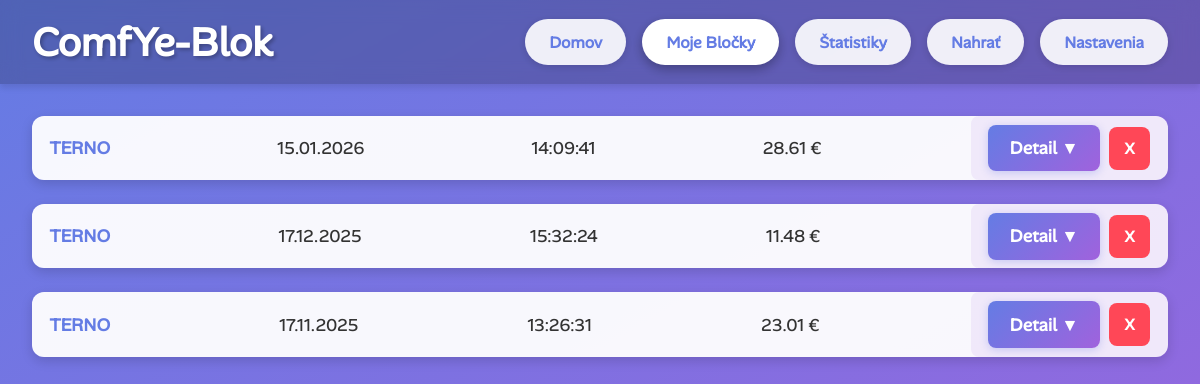
The app's page /moje_blocky, older data.
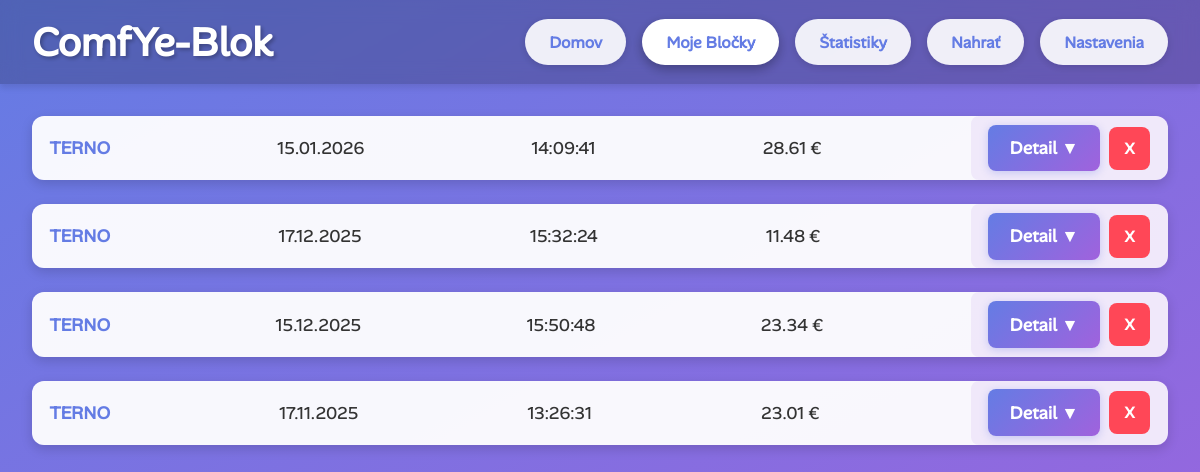
The same page, newer data.
### tables this page shows
CREATE TABLE receipts(
        id INTEGER PRIMARY KEY AUTOINCREMENT,
        shop_name TEXT NOT NULL,
        date TEXT NOT NULL,
        time TEXT NOT NULL,
        datetime_iso TEXT NOT NULL,
        prize REAL NOT NULL,
        UNIQUE(shop_name,date,time,prize)
        );

### app.py (the view)
@app.route('/moje_blocky')
def moje_blocky():
    receipts = helper.get_receipts()
    return render_template('receipts.html', receipts = receipts)

### helper.py (called while the page is built)
def get_receipts():
    con = sqlite3.connect(database)
    con.row_factory = sqlite3.Row
    cur = con.cursor()
    cur.execute("""SELECT * FROM receipts
    ORDER BY datetime_iso DESC LIMIT 20""")
    receipts = cur.fetchall()
    con.close()
    return receipts

### templates/receipts.html (shortened to what this page needs)
{% extends "base.html" %}
{% block css_addon %}
 <link rel="stylesheet" href="{{ url_for('static', filename='css/receipts.css') }}"></link>
{% endblock %}
{% block content %}
<div class="blocky_container">
    {% if receipts %}
        {% for receipt in receipts %}
            <ul class="receipt_card">
                <li class="receipt_shop"> {{ receipt.shop_name }} </li>
                <li class="receipt_date"> {{ receipt.date }} </li>
                <li class="receipt_time"> {{ receipt.time }} </li>
                <li class="receipt_price"> {{ receipt.prize }} € </li>
                    <li class="receipt_card_buttons">
                    <button class="btn_receipt_detail"
                    data-id=" {{ receipt.id }}"
                    onclick="showDetails(this.dataset.id)">
                    Detail ▼
                    </button>
                    <button class="btn_receipt_delete"
                    data-id=" {{ receipt.id }}"
                    onclick="deleteReceipt(this.dataset.id)">
                    X
                    </button>
                </li>
            </ul>
        {% endfor %}
    {% else %}
        <div class="default_message">
            <p>Zatiaľ nemáte žiadne bločky</p>
        </div>
    {% endif %}
</div>
{% endblock %}

### templates/base.html (shortened to what this page needs)
<!DOCTYPE html>
<html lang="sk">
<head>
    <link rel="stylesheet" href="../static/css/main.css">
    {% block css_addon %}{% endblock %}
</head>
<body>
    <nav class="header_container">
        <h1 class="main_title">ComfYe-Blok</h1>
        <ul class="nav_container">
            <li><a href="/" {% if request.path == '/' %} class="active" {% endif %}>Domov</a></li>
            <li><a href="/moje_blocky" {% if request.path == '/moje_blocky' %} class="active" {% endif %}>Moje Bločky</a></li>
            <li><a href="/stats" {% if request.path == '/stats' %} class="active" {% endif %}>Štatistiky</a></li>
            <li><a href="/upload" {% if request.path == '/upload' %} class="active" {% endif %}>Nahrať</a></li>
            <li><a href="/settings" {% if request.path == '/settings' %} class="active" {% endif %}>Nastavenia</a></li>
        </ul>
    </nav>
    <main>
        {% block content %}{% endblock %}
    </main>
</body>
</html>

### static/css/main.css (style rules this page uses)
* { margin: 0; padding: 0; box-sizing: border-box; }
html, body { height: 100%; }
body { font-family: "AlanSans", sans-serif; background: linear-gradient(150deg, rgb(100, 124, 228) 0%, rgb(160, 98, 221) 100%); min-height: 100vh; }
.header_container { display: flex; flex-direction: row; align-items: center; justify-content: space-between; width: 100%; background-color: rgba(0, 0, 0, 0.2); backdrop-filter: blur(10px); padding: 1em 2em; box-shadow: 0 4px 6px rgba(0, 0, 0, 0.1); }
.main_title { color: white; font-size: 2.5em; margin: 0; font-weight: bold; text-shadow: 2px 2px 4px rgba(0, 0, 0, 0.3); }
.nav_container { display: flex; flex-direction: row; gap: 1em; list-style: none; }
.nav_container li a { display: inline-block; background-color: rgba(255, 255, 255, 0.9); color: rgb(100, 124, 228); padding: 0.8em 1.5em; border-radius: 50px; text-decoration: none; font-weight: 600; transition: all 0.3s ease; box-shadow: 0 2px 8px rgba(0, 0, 0, 0.15); }
.nav_container li a.active { background-color: white; box-shadow: 0 4px 12px rgba(0, 0, 0, 0.3); }

### static/css/receipts.css (style rules this page uses)
.blocky_container { display: flex; flex-direction: column; gap: 1.5em; max-width: 1200px; margin: 2em auto; padding: 0 2em; }
.blocky_container ul { display: flex; flex-direction: row; align-items: center; justify-content: space-between; gap: 1em; list-style: none; background-color: rgba(255, 255, 255, 0.95); border-radius: 12px; box-shadow: 0 4px 12px rgba(0, 0, 0, 0.15); transition: all 0.3s ease; }
.blocky_container li { padding: 0.5em 1em; font-size: 1.1em; color: #333; }
.blocky_container li:first-child { font-weight: bold; color: rgb(100, 124, 228); }
.blocky_container li:last-child { font-weight: bold; color: rgb(160, 98, 221); background-color: rgba(160, 98, 221, 0.1); border-radius: 8px; padding: 0.5em 1em; }
.receipt_card_buttons { display: flex; gap: 0.5em; align-items: center; }
.btn_receipt_detail, .btn_receipt_delete { padding: 0.7em 1.2em; border: none; border-radius: 8px; font-family: "AlanSans", sans-serif; font-size: 1em; font-weight: 600; cursor: pointer; transition: all 0.3s ease; }
.btn_receipt_detail { background: linear-gradient(135deg, rgb(100, 124, 228), rgb(160, 98, 221)); color: white; box-shadow: 0 2px 8px rgba(100, 124, 228, 0.3); }
.btn_receipt_delete { background-color: #ff4757; color: white; font-size: 0.9em; font-weight: bold; padding: 0.7em 1em; }

Row changes from the older to the newer data that the page shows:
added receipts: shop_name "TERNO", date "15.12.2025", time "15:50:48", prize "23.34"
